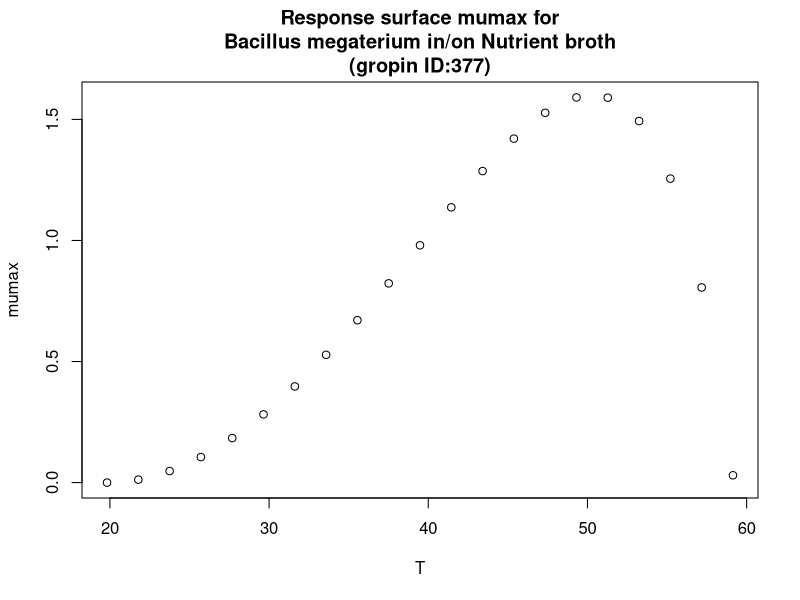

R code for this plot:
#############################
# start of Parameter script
#############################
T <- seq(19.8198,59.1408591408591,length.out=21)
#############################
# end of Parameter script
#############################
############################# 
# start of Model script Gropin ID 377 
#############################
 
# constant coefficients for this model
 
variables <- data.frame(T)
argumentsPar <- expand.grid(variables)
 
# heart of the model
response_surface <- function(T) {
   mumax <-(1.6*(T-59.2)*((T-19.8)^2))/((50.3-19.8)*((50.3-19.8)*(T-50.3)-(50.3-59.2)*(50.3+19.8-2*T)))

return(mumax=mumax)
} 

# output parameters
responseSurface <- cbind(argumentsPar,response_surface(argumentsPar['T']))
colnames(responseSurface) <- c(colnames(argumentsPar),'mumax')
#############################
# End of Model script
#############################
############################# 
# start of Visualisation script Gropin ID 377 
#############################
plot(T,responseSurface$'mumax',xlab='T',
                          ylab='mumax',main='Response surface mumax for
Bacillus megaterium in/on Nutrient broth
(gropin ID:377)')
#############################
# End of Visualisation script
#############################
